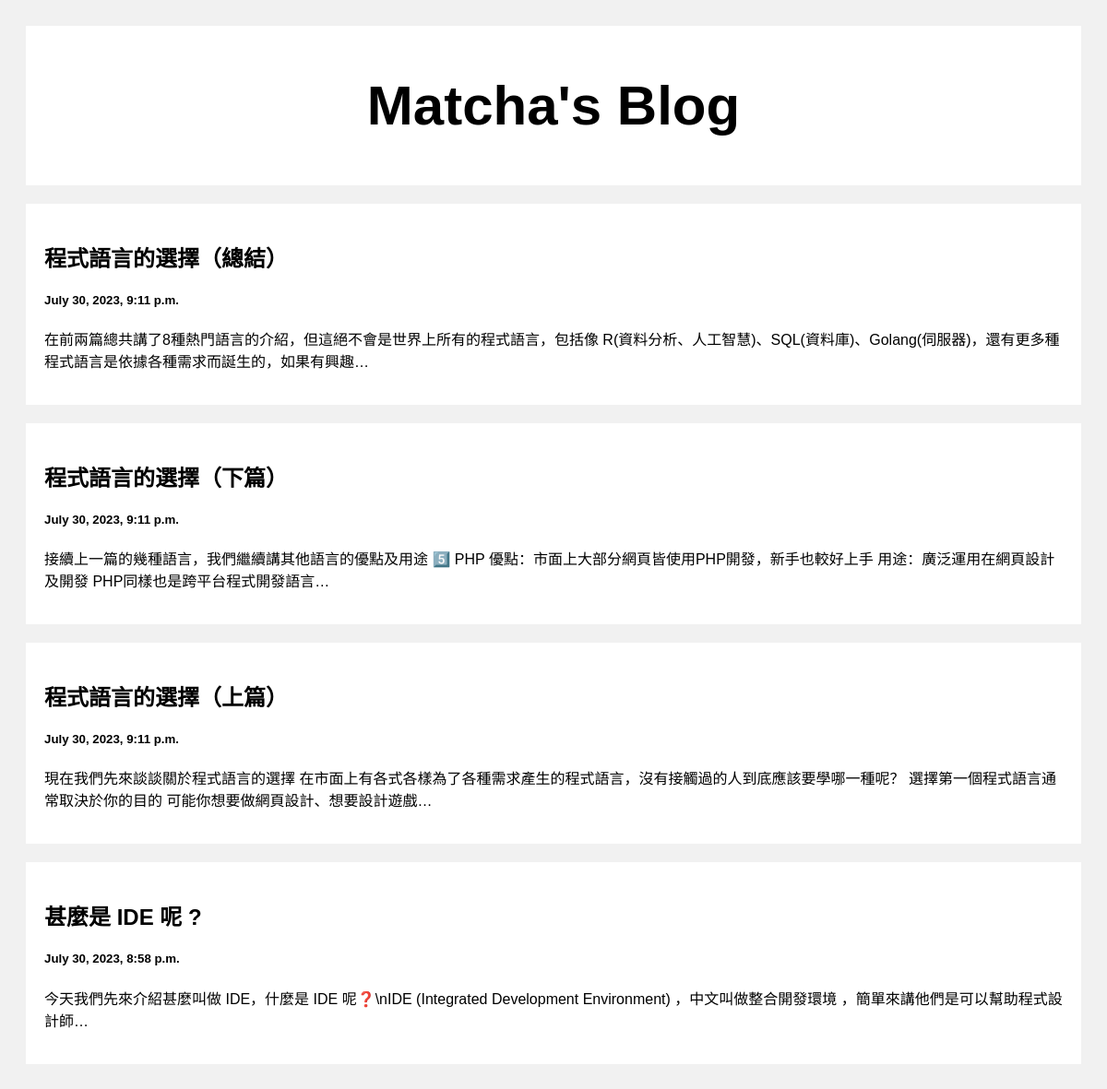
Before: / with the older database file.
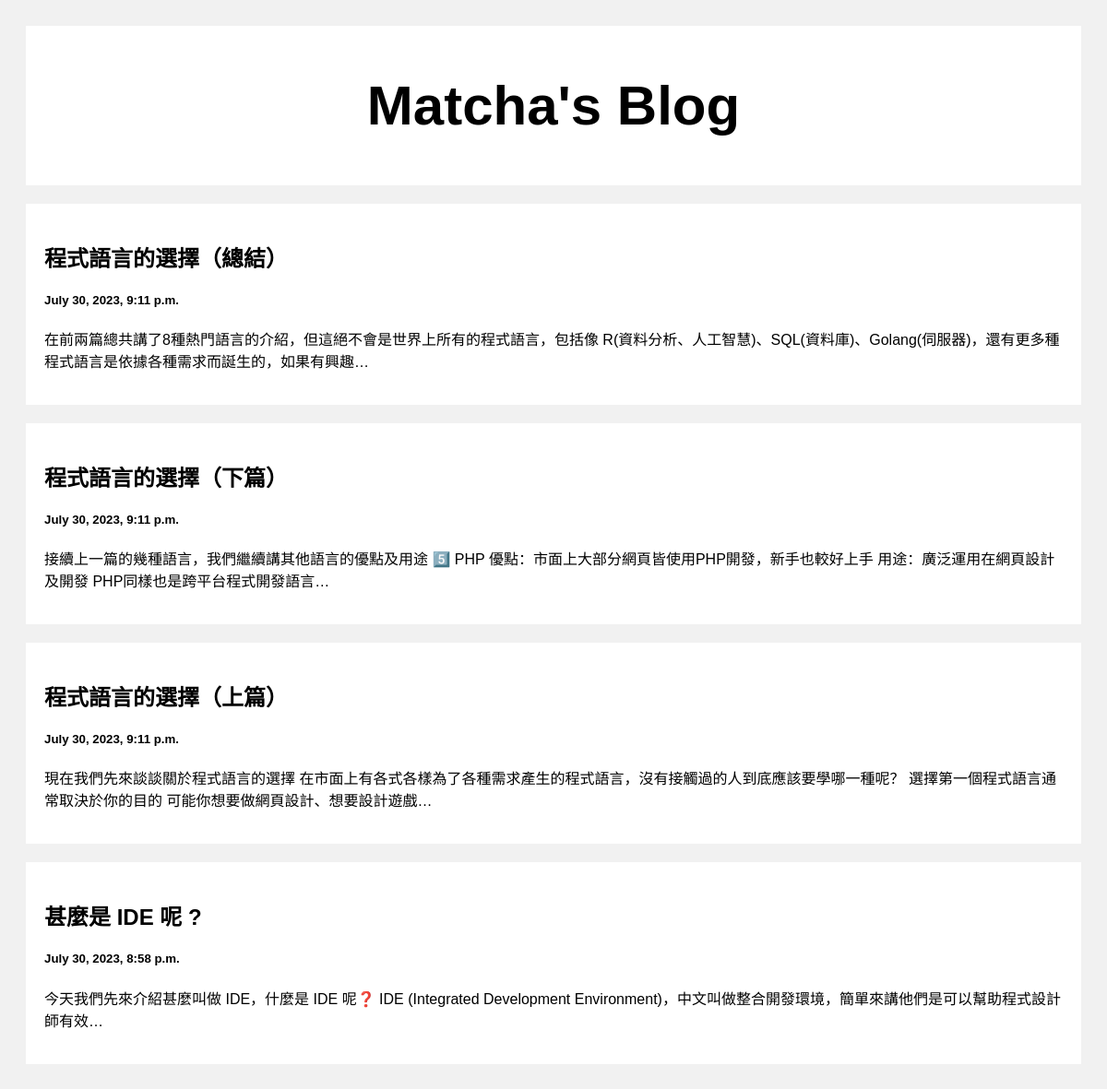
After: the same page with the newer database file.
### posts/models.py (models this page shows)
class Posts(models.Model):
    title = models.CharField(max_length=100)
    body = models.CharField(max_length=1000000)
    created_at = models.DateTimeField(default=datetime.now, blank=True)

### posts/views.py (the view)
def index(request):
    posts = Posts.objects.all()
    return render(request, 'index.html', {'posts':posts})

### templates/index.html (shortened to what this page needs)
<!DOCTYPE html>
<html lang="zh">
    <head>
    </head>
    <body>
        <div class="header">
            <h2>Matcha's Blog</h2>
        </div>
        <div class="row">
            <div class="leftcolumn">
                {% for post in posts reversed %}
                <div class="card">
                    <a
                        style="text-decoration: none; color: black"
                        href="/post/{{post.id}}"
                    >
                        <h2>{{post.title}}</h2>
                        <h5>{{post.created_at}}</h5>
                        <p>{{post.body|truncatechars_html:100|safe}}</p>
                    </a>
                </div>
                {% endfor %}
            </div>
        </div>
    </body>
</html>

### templates/index.html (style rules this page uses)
* { box-sizing: border-box; }
body { font-family: Arial; padding: 20px; background: #f1f1f1; }
.header { padding: 2px; font-size: 40px; text-align: center; background: white; }
.leftcolumn { float: left; width: 100%; }
.card { background-color: white; padding: 20px; margin-top: 20px; }
.row:after { content: ""; display: table; clear: both; }

Changed rows visible on the page:
changed Posts "甚麼是 IDE 呢 ?": body "今天我們先來介紹甚麼叫做 IDE，什麼是 IDE 呢❓\\nIDE (Integrated Development Environment) ，中文叫做整合開發環境 ，簡單來講他們是可以幫助程式設計師…" → "今天我們先來介紹甚麼叫做 IDE，什麼是 IDE 呢❓ IDE (Integrated Development Environment)，中文叫做整合開發環境，簡單來講他們是可以幫助程式設計師有效…"
